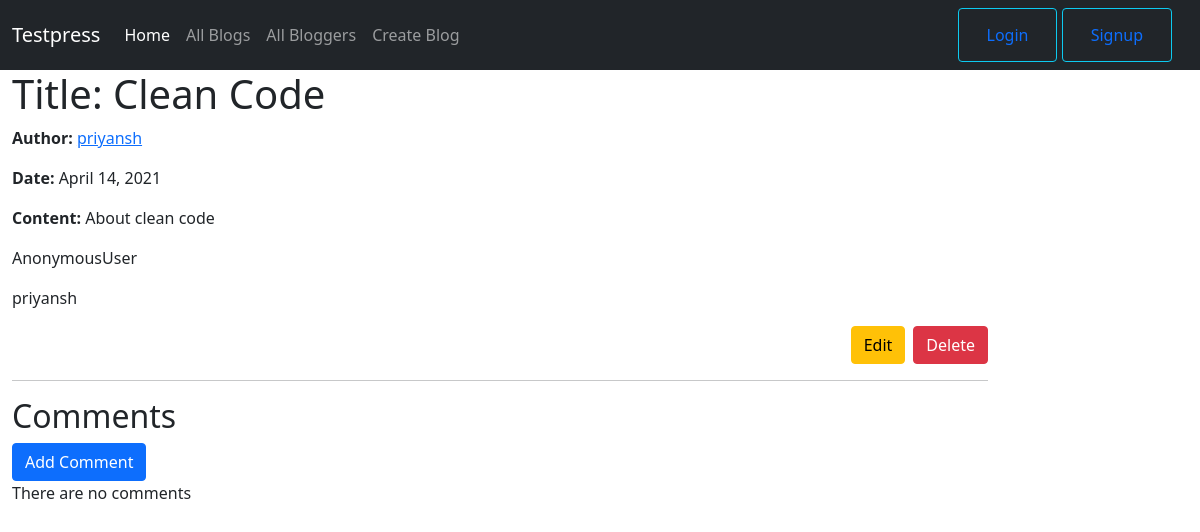
Before: /blog/blog/6 with the older database file.
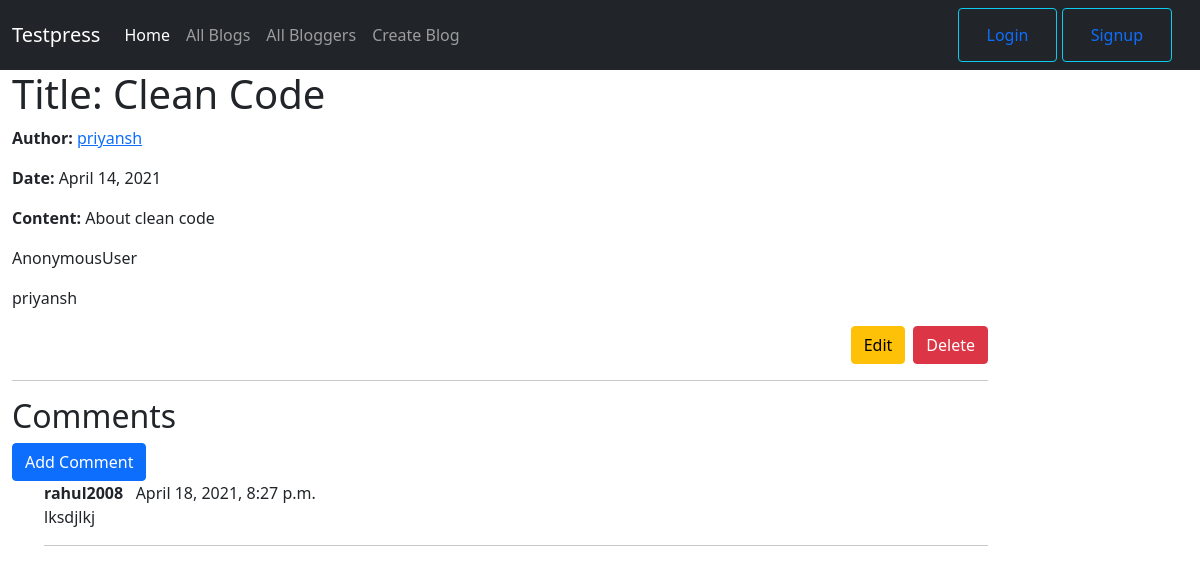
After: the same page with the newer database file.
### blog/models.py (models this page shows, shortened)
class Comment(models.Model):
    description = models.TextField(max_length=1000)
    blog = models.ForeignKey('Blog', on_delete=models.CASCADE, null=True)
    date_time = models.DateTimeField()
    user = models.ForeignKey(User, on_delete=models.CASCADE, null=True)

### blog/views.py (the view)
# urls.py: path('blog/<int:pk>', views.BlogDetailView.as_view(), name='blog-detail'),
class BlogDetailView(generic.DetailView):
    model = Blog

### blog/models.py (called while the page is built)
    def __str__(self):
        return f'{self.name}'

### blog/templates/blog/blog_detail.html (shortened to what this page needs)
{% extends "base_generic.html" %}
{% block content %}
<div class="container">
    <h1>Title: {{ blog.title }}</h1>
    <p><strong>Author:</strong> <a href="{% url 'blogger-detail' blog.blog_author.pk %}">{{ blog.blog_author }}</a></p>
    <p><strong>Date:</strong> {{ blog.post_date }}</p>
    <p><strong>Content:</strong> {{ blog.content }}</p>
    <p>{{ request.user }}</p>
    <p>{{ blog.blog_author }}</p>
    <div class="d-grid gap-2 d-md-flex justify-content-md-end">
            <a href="{% url 'edit-blog' pk=blog.pk %}"><button class="btn btn-warning">Edit</button></a>
            <a href="{% url 'delete-blog' pk=blog.pk %}"><button class="btn btn-danger">Delete</button></a>
    </div>
    <hr>
    <h2>Comments</h2>
    <a href="{% url 'add-comment' pk=blog.pk %}"><button class="btn btn-primary">Add Comment</button></a>
    {% if blog.comment_set.all.count == 0 %}
        <p>There are no comments</p>
    {% else %}
    <ul>
        {% for comment in blog.comment_set.all %}
        <b>{{ comment.user }}</b> &nbsp {{ comment.date_time}}
        <p>{{ comment.description }}</p>
        <hr>
        {% endfor %}
    </ul>
    {%endif%}
</div>
{% endblock %}

Changed rows visible on the page:
added Comment: user "rahul2008", date_time "April 18, 2021, 8:27 p.m.", description "lksdjlkj"
Other visible differences:
text no longer shown: "There are no comments"
